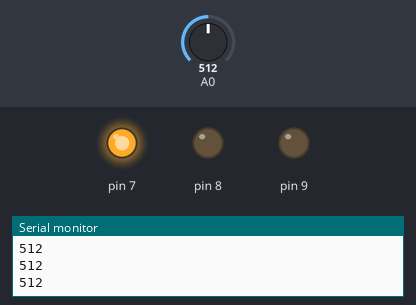
Bench run of a sketch on a simulated Arduino Uno, built with avr-gcc and run on an emulated ATmega328P. Shown: output pins drawn as LEDs (lit = HIGH), the last lines printed to the serial monitor. The test bench sets the inputs (shaded band); at power-on: A0 = 512.

Above: at 1.2 s.
1.3 s: A0 set to 993
2.8 s: A0 set to 1014
At 3.2 s:
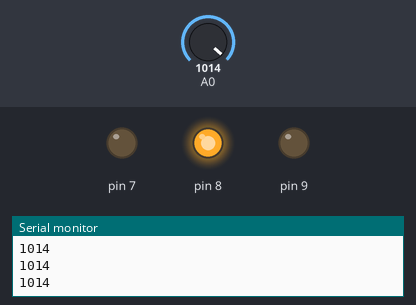
4.3 s: A0 set to 990
At 5.4 s:
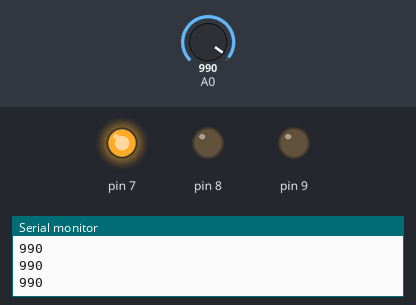
5.8 s: A0 set to 1010
At 6.7 s:
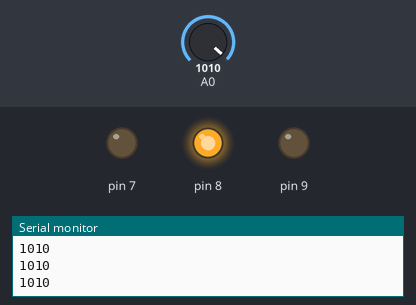
Timing chart, 0 to 8.3 s (numbered marks = the images above; inputs shaded):
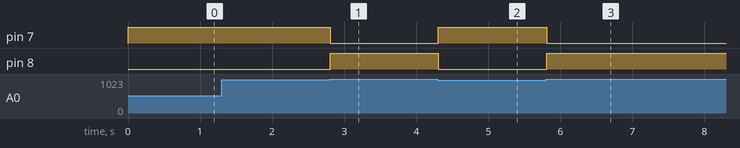

Measured:
- the behaviour switches between 1000 and 1001 on A0 (found by bisection; images 0 and 1)
- after the input at 2.8 s, pin 7: HIGH → LOW at once; pin 8: LOW → HIGH at once
- after the input at 4.3 s, pin 7: LOW → HIGH at once; pin 8: HIGH → LOW at once
- after the input at 5.8 s, pin 7: HIGH → LOW at once; pin 8: LOW → HIGH at once

The sketch:

2_6_4_VR_If_Else.ino
```cpp
/*
 * Generated using BlocklyDuino:
 *
 * https://github.com/MediaTek-Labs/BlocklyDuino-for-LinkIt
 *
 * Date: Sun, 31 Mar 2019 15:16:53 GMT
 */


int VR;

void setup()
{
  Serial.begin(9600);

  pinMode(7, OUTPUT);
  pinMode(8, OUTPUT);
  pinMode(9, OUTPUT);
  digitalWrite(7, LOW);
  digitalWrite(8, LOW);
  digitalWrite(9, LOW);
}


void loop()
{
  VR = analogRead(A0);
  Serial.println(VR);
  if (VR >= 0) {
    if (VR <= 1000) {
      digitalWrite(7, HIGH);
      digitalWrite(8, LOW);
      digitalWrite(9, LOW);

    }

  }
  if (VR > 1000) {
    if (VR <= 2000) {
      digitalWrite(7, LOW);
      digitalWrite(8, HIGH);
      digitalWrite(9, LOW);

    }

  }
  if (VR > 2000) {
    digitalWrite(7, LOW);
    digitalWrite(8, LOW);
    digitalWrite(9, HIGH);

  }
}
```
